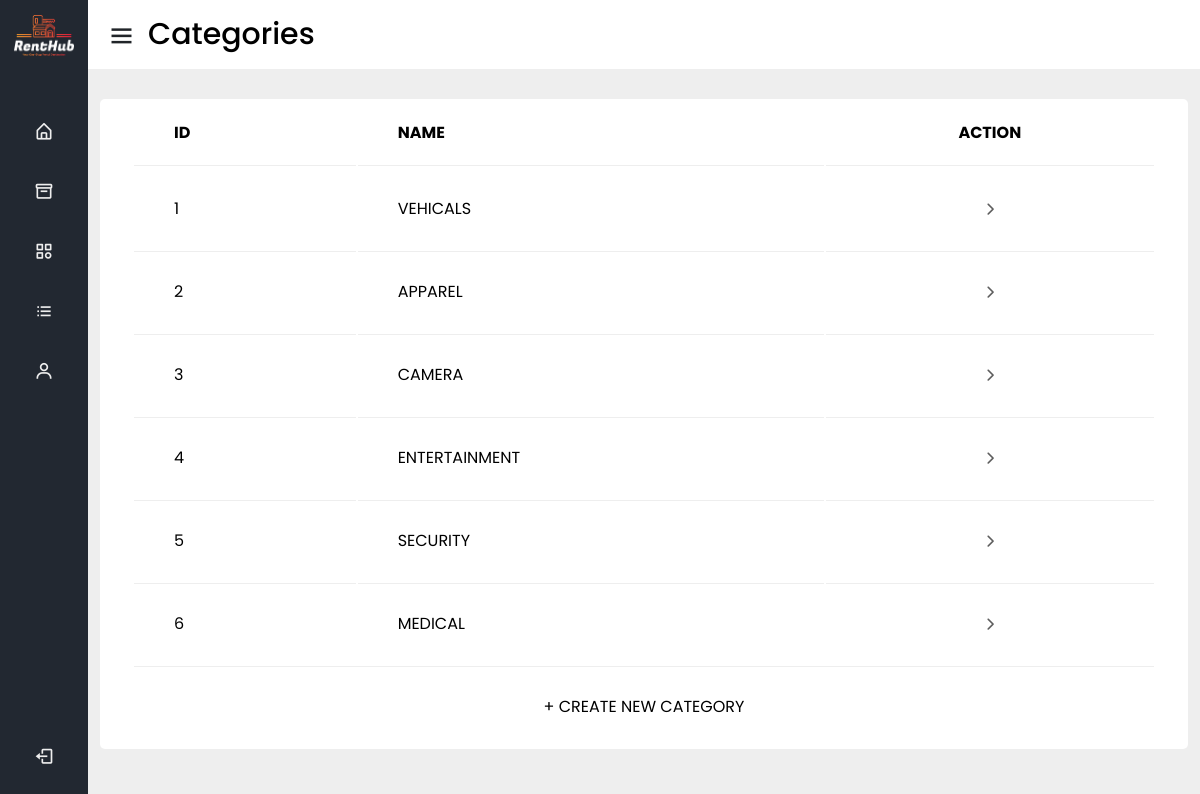
Page /categories.php?view (signed in) on the committed database.
### tables this page shows
CREATE TABLE `renthub_categories` (
  `category_id` int(11) NOT NULL,
  `category_name` varchar(100) NOT NULL
);

### includes/categories_view.php (the view)
<table>
    <thead>
        <tr>
            <th>ID</th>
            <th>Name</th>
            <th style='text-align: center'>Action</th>
        </tr>
    </thead>
    <tbody>
        <?php
            $sql_select_categories = "SELECT * FROM `renthub_categories`;";
            $result_categories = mysqli_query($conn, $sql_select_categories);
            if (mysqli_num_rows($result_categories) > 0) {
                while ($category = mysqli_fetch_assoc($result_categories)) {
                    $category_id = $category['category_id'];
                    $category_name = $category['category_name'];
                    echo "<tr>
                            <td>$category_id</td>
                            <td>$category_name</td>
                            <td style='text-align: center'>
                                <a href='categories.php?edit=$category_id'><i class='fa-solid fa-chevron-right' style='color: #000000a1;font-size: 13px;'></i></i></a>
                            </td>
                        </tr>";
                }
            }
        ?>
        <tr>
            <td colspan=3><a href="categories.php?insert">+ Create New Category</a></td>
        </tr>
    </tbody>
</table>

### categories.php (shortened to what this page needs)
<?php
    include("includes/connection.php");
?>
<!DOCTYPE html>
<html lang="en">
<head>
    <link href='https://unpkg.com/boxicons@2.1.1/css/boxicons.min.css' rel='stylesheet'>
    <link href="https://cdn.jsdelivr.net/npm/bootstrap@5.0.0/dist/css/bootstrap.min.css" rel="stylesheet">
    <link rel="stylesheet" href="categories.css">
</head>
<body>
    <nav class="sidebar close">
        <header>
            <div class="image-text">
                <span class="image">
                    <img src="../icons/white.png" alt="">
                </span>
            </div>
            <i class='bx bx-menu toggle'></i>
        </header>
        <div class="menu-bar">
            <div class="menu">
                <ul class="menu-links">
                    <li class="nav-link">
                        <a href="index.php">
                            <i class='bx bx-home-alt icon' ></i>
                        </a>
                    </li>
                    <li class="nav-link">
                        <a href="products.php?view">
                            <i class='bx bx-box icon' ></i>
                        </a>
                    </li>
                    <li class="nav-link">
                        <a href="categories.php?view">
                        <i class='bx bx-category icon' ></i>
                        </a>
                    </li>
                    <li class="nav-link">
                        <a href="orders.php?view">
                            <i class='bx bx-list-ul icon' ></i>
                        </a>
                    </li>
                    <li class="nav-link">
                        <a href="users.php?view">
                        <i class='bx bx-user icon' ></i>
                        </a>
                    </li>
                </ul>
            </div>
            <div class="bottom-content">
                <li class="">
                    <a href="logout.php">
                        <i class='bx bx-log-out icon' ></i>
                    </a>
                </li>
            </div>
        </div>
    </nav>
    <section class="home">
        <div class="header"> Categories</div>
        <div class="container">
            <div class="row" id="main">
                <?php
                    if(isset($_GET['view'])) {
                        include('includes/categories_view.php');
                    }
                ?>
            </div>
        </div>
    </section>
</body>
</html>

### categories.css (style rules this page uses)
* { margin: 0; padding: 0; box-sizing: border-box; font-family: 'Poppins', sans-serif; }
body { min-height: 100vh; background-color: #EEEEEE; transition: all 0.3s ease; }
.sidebar { position: fixed; top: 0; left: 0; height: 100%; width: 240px; padding: 10px 14px; background: #222831; transition: all 0.3s ease; z-index: 100; }
.sidebar.close { width: 88px; }
.sidebar header { position: relative; padding-top: 5px; }
.sidebar header .image-text { display: flex; align-items: center; }
.sidebar header .image { min-width: 70px; display: flex; align-items: center; justify-content: center; }
.sidebar header .image img { width: 60px; margin-left: -10px; }
.sidebar header .toggle { position: absolute; top: 30%; right: -60px; height: 25px; width: 25px; display: flex; align-items: center; justify-content: center; font-size: 30px; cursor: pointer; transition: all 0.3s ease; }
.sidebar ul { padding: 0; }
.sidebar li { height: 50px; list-style: none; display: flex; align-items: center; margin-top: 10px; padding: 0; }
.sidebar .icon { min-width: 60px; display: flex; align-items: center; justify-content: center; font-size: 20px; }
.sidebar .text, .sidebar .icon { color: #EEEEEE; transition: all 0.3s ease; }
.sidebar .menu { margin-top: 40px; }
.sidebar li a { list-style: none; background-color: transparent; display: flex; align-items: center; height: 100%; width: 100%; border-radius: 6px; text-decoration: none; transition: all 0.3s ease; }
.sidebar .menu-bar { height: calc(100% - 55px); display: flex; flex-direction: column; justify-content: space-between; overflow-y: scroll; }
.home { position: absolute; top: 0; top: 0; left: 240px; height: 100vh; width: calc(100% - 240px); background-color: #EEEEEE; transition: all 0.3s ease; }
.home .header { font-size: 30px; font-weight: 500; color: black; padding: 12px 60px; background-color: #FFF; }
.sidebar.close ~ .home { left: 88px; height: 100vh; width: calc(100% - 88px); }
.home .container { width: 100%; color: #FFFFFF; height: calc(100vh - 99px); margin-top: 30px; }
.home .container #main { background: #FFF; color: #000; text-transform: uppercase; border-radius: 5px; width: 100%; max-height: calc(100% - 30px); overflow: scroll; align-content: flex-start; padding: 0 20px; position: relative; margin: 0; }
.home .container #main table { border-collapse: separate; }
.home .container #main table td, .home .container #main table th { padding: 20px 40px; }
tbody tr td i { color:#000; }
tbody tr:last-child { position: sticky; bottom: 0; background: #FFF; text-align: center; z-index: 2; }
tbody tr:last-child td a { text-decoration: none; color: black; }
thead tr { position: sticky; top: 0; background: #FFF; z-index: 1; }
thead tr th { border-bottom: 1px solid #EEEEEE; }
tbody tr td { border-top: 1px solid #EEEEEE; height: 81px; }
tbody tr:first-child td { border-top: none; }

### rows in the picture
renthub_categories: category_id "1", category_name "VEHICALS"
renthub_categories: category_id "2", category_name "APPAREL"
renthub_categories: category_id "3", category_name "CAMERA"
renthub_categories: category_id "4", category_name "ENTERTAINMENT"
renthub_categories: category_id "5", category_name "SECURITY"
renthub_categories: category_id "6", category_name "MEDICAL"
